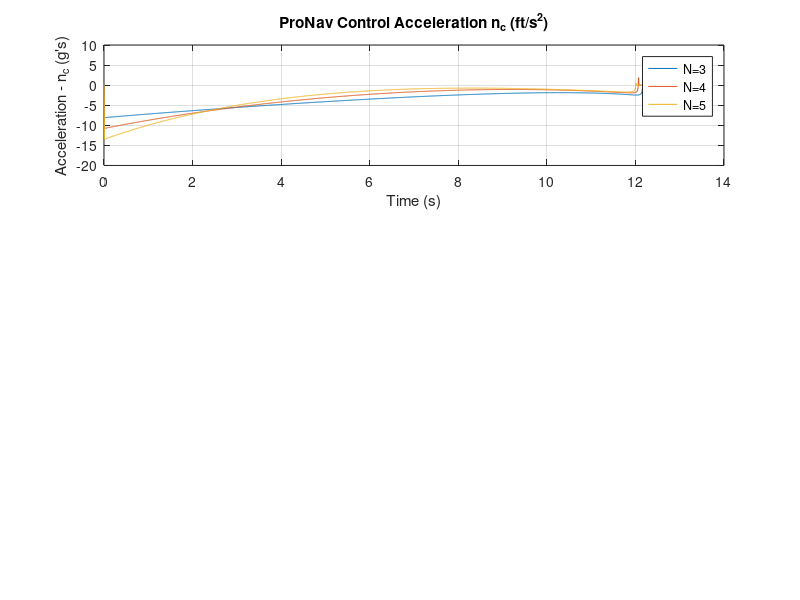

Write MATLAB code to recreate this figure. (Note: this script raises an error after producing the figure.)
close all
clear
g = 32.174;         % gravitational accel
% Simulation parameters
nt = 3 * g;         % acceleration of target
Nvalues = [3 4 5];  % guidance gain
he = deg2rad(30);   % heading error
augmented = true;
dt = 0.01;
dtfine = 0.0001;

% Constants
vm = 3000;      % Missile velocity (ft/s)
vt = 1000;      % Target velocity (ft/s)
R0 = 40000;     % Initial range (ft)

for N = Nvalues
    % Initial conditions
    xm(1,N-2) = 0;        % Missile initial x position (ft)
    ym(1,N-2) = 0;        % Missile initial y position (ft)
    xt(1,N-2) = R0;       % Target initial x position (ft)
    yt(1,N-2) = 0;        % Target initial y position (ft)
    beta = 0;             % Target FPA
    i = 1;

    % Target velocity components
    Vtx(i,N-2) = -vt*cos(beta);
    Vty(i,N-2) = vt*sin(beta);
    
    % Relative positions
    Rx(i,N-2) = xt(i,N-2) - xm(i,N-2);
    Ry(i,N-2) = yt(i,N-2) - ym(i,N-2);
    R(i,N-2) = sqrt(Rx(i,N-2)^2 + Ry(i,N-2)^2);
    
    % calculate angles
    lambda = atan2(Ry(i,N-2),Rx(i,N-2));
    L = asin(vt*sin(beta+lambda)/vm);  
    theta = lambda + L;

    % mission velocity
    Vmx(i,N-2) = vm*cos(theta + he);
    Vmy(i,N-2) = vm*sin(theta + he);
    Vx = Vtx(i,N-2) - Vmx(i,N-2);     % relative velocity, x_hat
    Vy = Vty(i,N-2) - Vmy(i,N-2);     % relative velocity, y_hat
    Vc = -(Rx(i,N-2)*Vx + Ry(i,N-2)*Vy)/R(i,N-2);  % closing velocity
    lambdad = (Rx(i,N-2)*Vy-Ry(i,N-2)*Vx)/(R(i,N-2)^2);
    tgo = R(i,N-2)/Vc;
    ZEM(i,N-2) = Vc * tgo;

    T(i,N-2) = 0;
    while Vc > 0
        % Simulation loop for different guidance laws and initial conditions       
        i= i+1;
        if Vc <=1000
            dt = dtfine;
        end
        if augmented
            nc(i,N-2) = N*Vc*lambdad + 0.5*N*nt;
        else
            nc(i,N-2) = N*Vc*lambdad;
            %nc(i,N-2) = N*ZEM/tgo^2;
        end
        % acceleration components
        amx = -nc*sin(lambda);
        amy = nc*cos(lambda);
        
        betad = nt/vt;
        beta = beta + dt*betad;
        Vtx(i,N-2) = -vt*cos(beta);
        Vty(i,N-2) = vt*sin(beta);  
        Vmx(i,N-2) = Vmx(i-1,N-2) + dt*amx(i,N-2);
        Vmy(i,N-2) = Vmy(i-1,N-2) + dt*amy(i,N-2);
        
        xt(i,N-2) = xt(i-1) + dt*Vtx(i,N-2);
        yt(i,N-2) = yt(i-1) + dt*Vty(i,N-2);
        xm(i,N-2) = xm(i-1,N-2) + dt*Vmx(i,N-2);
        ym(i,N-2) = ym(i-1,N-2) + dt*Vmy(i,N-2);
        Rx(i,N-2) = xt(i,N-2) - xm(i,N-2);
        Ry(i,N-2) = yt(i,N-2) - ym(i,N-2);
        R(i,N-2) = sqrt(Rx(i,N-2)^2 + Ry(i,N-2)^2);
        Vx = Vtx(i,N-2) - Vmx(i,N-2);
        Vy = Vty(i,N-2) - Vmy(i,N-2);
        lambda = atan2(Ry(i,N-2),Rx(i,N-2));
        lambdad = (Rx(i,N-2)*Vy-Ry(i,N-2)*Vx)/(R(i,N-2)^2);
        T(i,N-2) = T(i-1,N-2) + dt;
        % Calculate closing velocity
        Vc = -(Rx(i,N-2)*Vx + Ry(i,N-2)*Vy)/R(i,N-2);     
        tgo = R(i)/Vc;
        ZEM(i,N-2) = tgo * (Rx(i)*Vy - Ry(i)*Vx)/R(i);
        end 
end

output=[T,xm,ym,xt,yt,nc];
% save 'c:\src\asen6015\datfil.txt' output -ascii -tabs

% Plot results for PN
figure(1);
subplot(3, 1, 1);
plot(T(:,1), nc(:,1)/g,T(:,1),nc(:,2)/g,T(:,1),nc(:,3)/g);
xlabel('Time (s)');
ylabel('Acceleration - n_c (g''s)');
title('ProNav Control Acceleration n_c (ft/s^2)');
legend('N=3', 'N=4', 'N=5','Location','best');
ylim([-20 10]);
grid on;
sgtitle('Proportional Navigation')


subplot(3,1,2);
plot(T(:,1), ym(:,1),T(:,1),ym(:,2),T(:,1),ym(:,3));
xlabel('Time (s)');
ylabel('Vertical Position - y (m)');
title(' ProNav Missile Vertical Displacement (ft)');
legend('N=3', 'N=4', 'N=5','Location','best');
grid on;

subplot(3,1,3);
plot(T(:,1), Vmy(:,1),T(:,1),Vmy(:,2),T(:,1),Vmy(:,3));
title(' ProNav Missile Vertical Velocity - \Deltay (ft/s)');
xlabel('Time (s)');
ylabel('Vertical Velocity (ft/s)')
legend('N=3', 'N=4', 'N=5','Location','best');

% remove entries with zerosym3 = noZeros(ym(:,1));
xt3 = noZeros(xt(:,1));
xt4 = noZeros(xt(:,2));
xt5 = noZeros(xt(:,3));
xm3 = [0;noZeros(xm(:,1))];
xm4 = [0;noZeros(xm(:,2))];
xm5 = [0;noZeros(xm(:,3))];
yt3 = [0;noZeros(yt(:,1))];
yt4 = [0;noZeros(yt(:,2))];
yt5 = [0;noZeros(yt(:,3))];
ym3 = [0;noZeros(ym(:,1))];
ym4 = [0;noZeros(ym(:,2))];
ym5 = [0;noZeros(ym(:,3))];

if nt == 0
    yt3 = yt(1:length(xm3),1);
    yt4 = yt(1:length(xm4),2);
    yt5 = yt(1:length(xm5),3);
end

figure(2)
subplot(3,1,1)
plot(xt3,yt3,xm3,ym3);
legend('Target','Missile','Location','best');
title(' ProNav Collision Path N=3');
xlabel('Horizontal Position (ft)');
ylabel('Vertical Position (ft)');
 %ylim([-1000 4000]);

subplot(3,1,2)
plot(xt4,yt4,xm4,ym4);
legend('Target','Missile','Location','best');
title(' ProNav Collision Path N=4');
xlabel('Horizontal Position (ft)');
ylabel('Vertical Position (ft)')
% ylim([-1000 4000]);

subplot(3,1,3)
plot(xt5,yt5,xm5,ym5);
legend('Target','Missile','Location','best');
title(' ProNav Collision Path N=5');
xlabel('Horizontal Position (ft)');
ylabel('Vertical Position (ft)')
 %ylim([-2000 500]);


figure(3)
plot(T(:,1), ZEM(:,1),T(:,2),ZEM(:,2),T(:,3),ZEM(:,3));
xlabel('Time (s)');
ylabel('ZEM (ft)');
title(' ProNav Zero Effort Miss (ft)');
legend('N=3', 'N=4', 'N=5','Location','best');
ylim([-16000,1500])
grid on;

function x = noZeros(m)
    x = m(m~=0);
end
